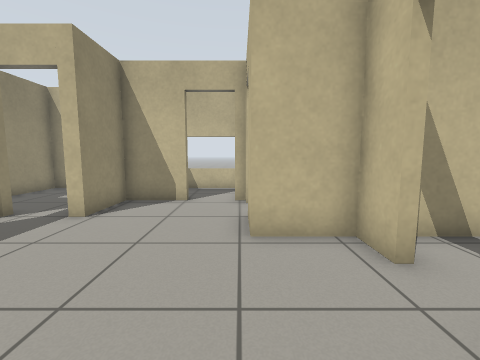
view 1 (above)

16 first-person views from a walk through a Gazebo world. The camera is 0.85 m above the floor, tilts 6° down and sees 90° across. The floor is counted in squares, 0.5 m on a side. Each view is taken from the middle of a square. On the plan, view 1 faces up. The plan holds only what a view shows up to about 14 squares ahead; the rest is blank. Gazebo's built-in surfaces are drawn with simple patterns.

view 2
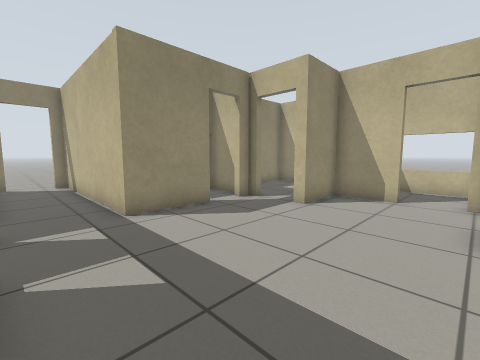

view 3
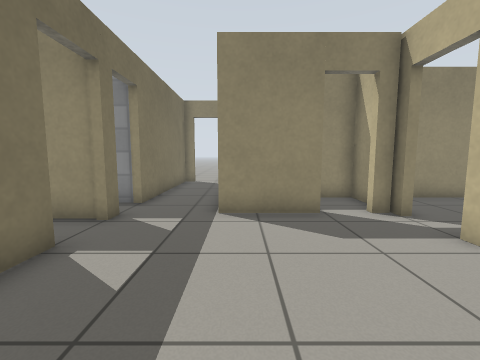

view 4
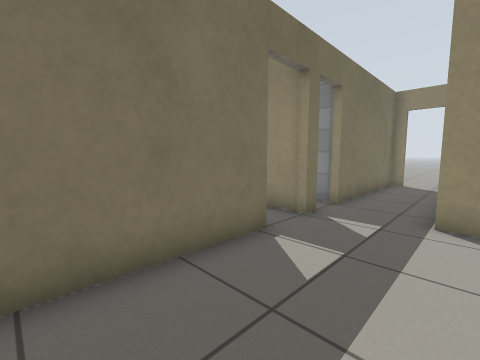

view 5
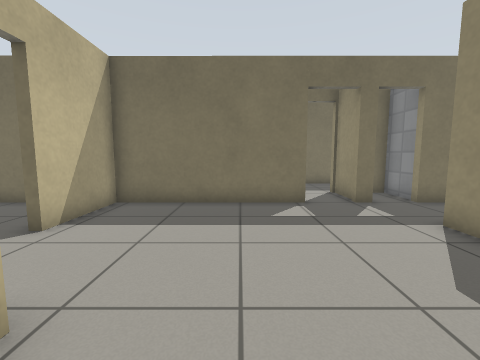

view 6
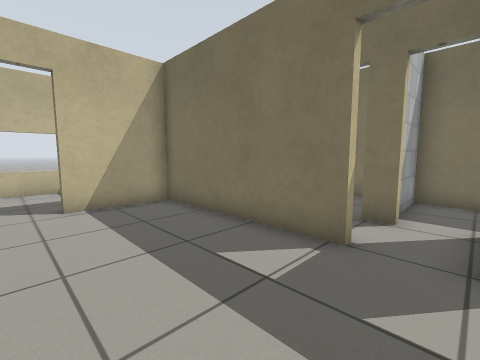

view 7
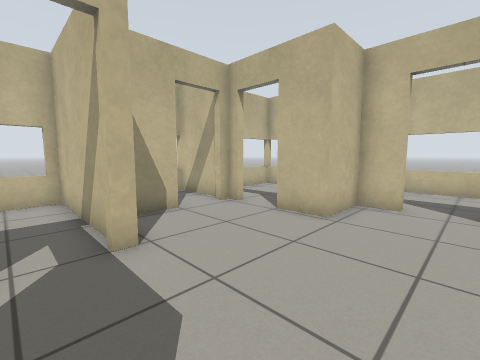

view 8
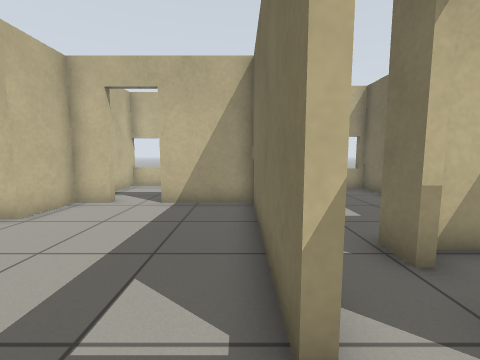

view 9
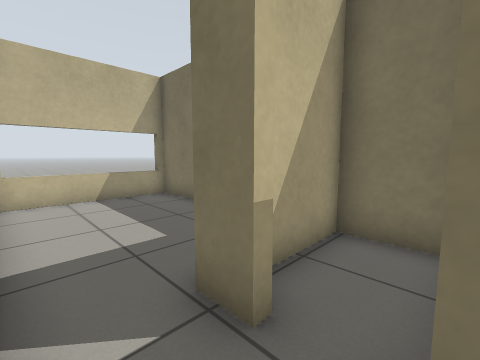

view 10
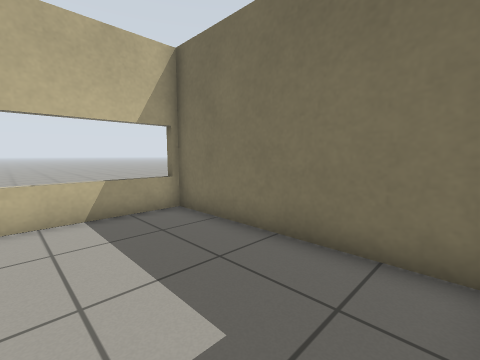

view 11
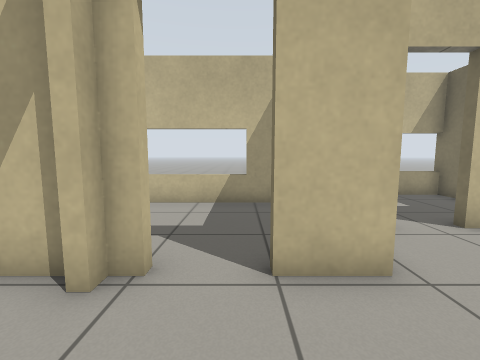

view 12
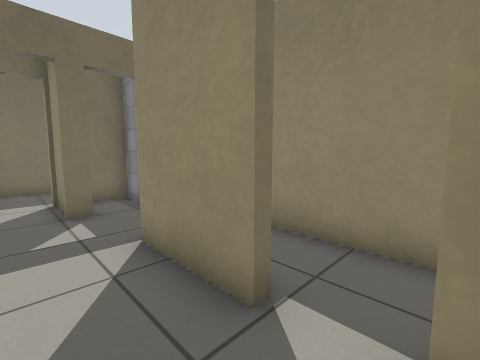

view 13
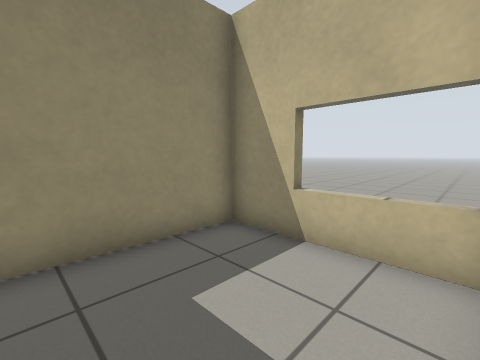

view 14
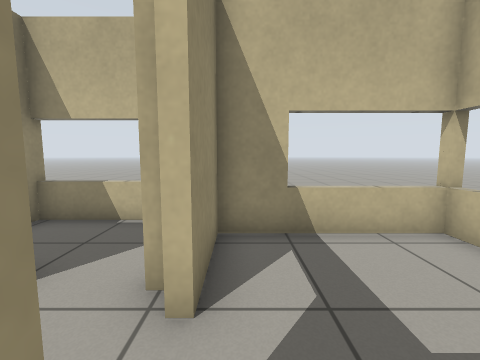

view 15
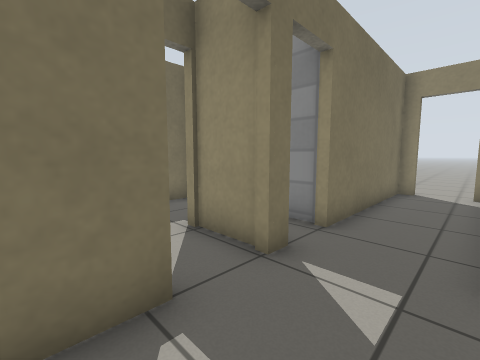

view 16
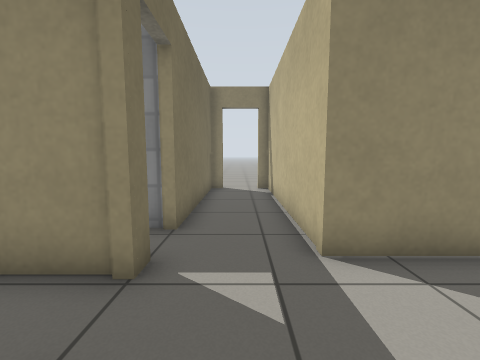

### Floor plan
Points are (right, up) in squares from view 1. A wall is a line through its corners. A room is listed if a view was taken in it or the views show most of it. See-through windows are left out.
Room 1 (views 1, 2, 3, 4, 5, 6, 7, 8, 11, 12, 15, 16)
walls: (-4.3, -1.4) (2.4, -1.5) (2.4, 1.9); (-6.9, 4.4) (-6.9, 1.4) (-15.1, 1.4); (-6.8, -1.4) (-6.3, -1.4); (-6.9, 6.5) (-6.9, 5.8); (2.4, 3.5) (2.4, 4.9) (0.2, 4.9) (0.2, 6.5); (-2, 8.9) (-4.2, 8.9) (-4.2, 6.5) (-4.6, 6.5); (0.2, 8.3) (0.2, 8.9); (-15.1, -1.4) (-8.5, -1.4)
ways out: open door at (-6.6, -1.6) to room 2; open door at (-5.5, 7) to room 3; open door at (0, 7.5) to room 4; open door at (2.7, 2.7) to room 5; open door at (-7, 5) to room 6; open door at (-1.5, 9) to room 7; open door at (-15, 0)
Room 2 (views 9, 10)
walls: (-2.6, -3.6) (-1.5, -3.6); (-1.1, -7.1) (6, -7.1) (6, -1.9); (-4.7, -3.6) (-3.9, -3.6); (-6.3, -1.4) (-6.3, -4)
ways out: open door at (-6.6, -1.6) to room 1; open door at (-4.5, -4) to room 8
Room 3 (view 13)
walls: (-4.6, 6.5) (-4.6, 12.2) (-9.5, 12.2) (-9.5, 7.9)
ways out: open door at (-5.5, 7) to room 1
Room 4 (view 14)
walls: (0.2, 6.5) (0.6, 6.5); (5.4, 5.9) (5.4, 11.4); (5.8, 11.1) (0.5, 11.1) (0.5, 8.3)
ways out: open door at (0, 7.5) to room 1
Room 5 (no view inside)
walls: (5.6, -1.5) (7.5, -1.5); (7.5, 4.9) (3.6, 4.9); (7.1, -1.5) (7.1, 4.9)
ways out: open door at (2.7, 2.7) to room 1
Room 6 (no view inside)
walls: (-7.8, 6.5) (-9.5, 6.5) (-9.5, 2.5)
ways out: open door at (-7, 5) to room 1
Room 7 (no view inside)
walls: (0.3, 12.2) (-4.2, 12.2); (0.2, 9.4) (0.2, 12.5)
ways out: open door at (-1.5, 9) to room 1
Room 8 (no view inside)
walls: (-8.3, -7.1) (-4.3, -7.1) (-4.3, -5)
ways out: open door at (-4.5, -4) to room 2
Room 9 (no view inside)
walls: (-3.8, -7.1) (-1.9, -7.1) (-1.9, -4.5)
Room 10 (no view inside)
walls: (-8.5, -1.4) (-8.5, -3.6) (-7.1, -3.6)

Positions as (right, up) in squares from view 1, and headings:
1: (0, 0), facing up
2: (0, -1), facing up-left
3: (0, 2), facing left
4: (0, 2), facing down-left
5: (-2, 7), facing down
6: (-6, 3), facing down-right
7: (-6, 2), facing up-right
8: (-6, -1), facing right
9: (-4, -2), facing down-right
10: (-1, -3), facing down-right
11: (-3, 7), facing right
12: (-5, 6), facing down-left
13: (-5, 8), facing up-left
14: (1, 6), facing up
15: (-3, 1), facing down-left
16: (-3, 0), facing left
